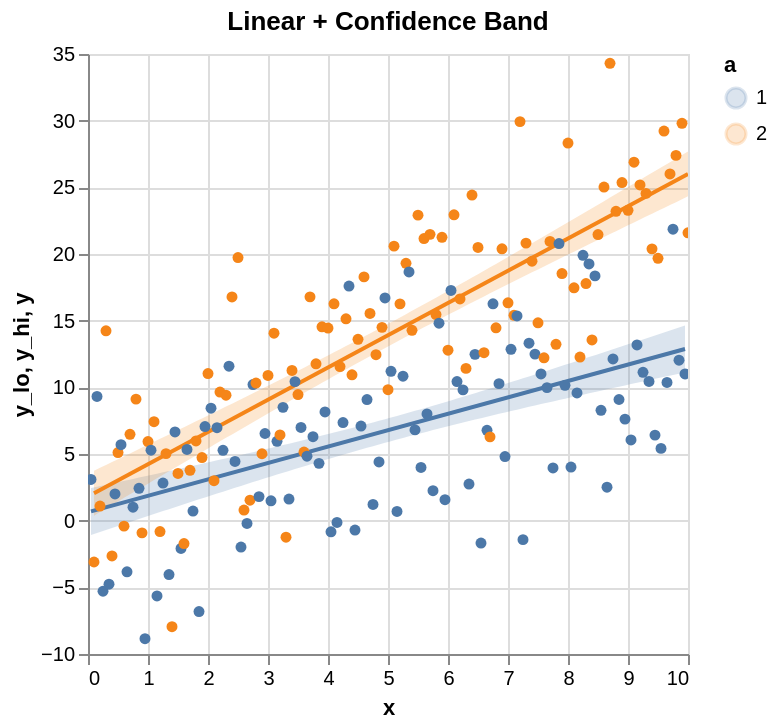

Vega-Lite specification for this chart:
### Vega-Lite specification from a JSON file in a GitHub repository (floating-point values rounded to 4 significant figures; data arrays with more than 128 entries replaced by an {"elided": "..."} marker saying what was removed)
{"$schema": "https://vega.github.io/schema/vega-lite/v5.json", "_aov": {"legendInteraction": "highlight"}, "config": {"axis": {"labelLimit": 0}, "header": {"labelLimit": 0}, "legend": {"labelLimit": 0}}, "data": {"values": {"elided": "200 records"}}, "height": 300, "layer": [{"_aovLegend": {"dimmed": true, "filtered": false, "opacity": null, "params": ["legend_selection"], "transform": []}, "data": {"values": {"elided": "200 records"}}, "encoding": {"color": {"field": "a", "type": "nominal"}, "opacity": {"condition": {"test": {"and": [{"or": ["!isValid(datum[\"a\"])", {"empty": true, "param": "legend_selection"}]}]}, "value": 0.2}, "value": 0.03}, "x": {"field": "x", "scale": {"zero": false}, "type": "quantitative"}, "y": {"field": "y_lo", "scale": {"zero": false}, "type": "quantitative"}, "y2": {"field": "y_hi"}}, "mark": {"line": false, "opacity": 0.2, "type": "area"}, "params": [{"bind": "scales", "name": "grid", "select": {"encodings": ["x", "y"], "type": "interval"}}, {"bind": "legend", "name": "legend_selection", "select": {"fields": ["a"], "type": "point"}}]}, {"_aovLegend": {"dimmed": true, "filtered": false, "opacity": null, "params": [], "transform": [{"groupby": ["a"], "method": "linear", "on": "x", "regression": "y"}]}, "data": {"values": {"elided": "200 records"}}, "encoding": {"color": {"field": "a", "type": "nominal"}, "opacity": {"condition": {"test": {"and": [{"or": ["!isValid(datum[\"a\"])", {"empty": true, "param": "legend_selection"}]}]}, "value": 1}, "value": 0.15}, "x": {"field": "x", "scale": {"zero": false}, "type": "quantitative"}, "y": {"field": "y", "scale": {"zero": false}, "type": "quantitative"}}, "mark": {"type": "line"}, "transform": [{"groupby": ["a"], "method": "linear", "on": "x", "regression": "y"}]}, {"_aovLegend": {"dimmed": true, "filtered": false, "opacity": null, "params": [], "transform": []}, "encoding": {"color": {"field": "a", "type": "nominal"}, "opacity": {"condition": {"test": {"and": [{"or": ["!isValid(datum[\"a\"])", {"empty": true, "param": "legend_selection"}]}]}, "value": 1}, "value": 0.15}, "tooltip": [{"field": "y", "type": "quantitative"}, {"field": "a", "type": "nominal"}, {"field": "x", "type": "quantitative"}], "x": {"field": "x", "scale": {"zero": false}, "type": "quantitative"}, "y": {"field": "y", "scale": {"zero": false}, "type": "quantitative"}}, "mark": {"filled": true, "type": "point"}}], "title": "Linear + Confidence Band"}
